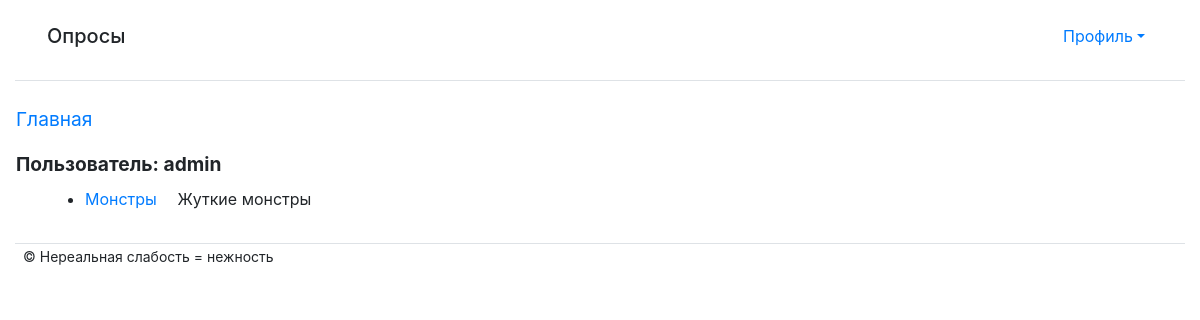
Page /polls/ (signed in) on the committed database.
### polls/models.py (models this page shows, shortened)
class User(AbstractUser):
    name = models.CharField(max_length=200, verbose_name='Имя', blank=False, validators=[
        RegexValidator(
            regex='^[А-Яа-я -]*$',
            message='Имя пользователя должно состоять из кириллицы',
            code='invalid_username'
        ),
    ])
    surname = models.CharField(max_length=200, verbose_name='Фамилия', blank=False, validators=[
        RegexValidator(
            regex='^[А-Яа-я -]*$',
            message='Фамилия пользователя должно состоять из кириллицы',
            code='invalid_username'
        ),
    ])
    username = models.CharField(max_length=200, verbose_name='Логин', unique=True, blank=False, validators=[
        RegexValidator(
            regex='^[A-Za-z -]*$',
            message='Имя пользователя должно состоять только из латиницы',
            code='invalid_username'
        ),
    ])
    avatar = models.ImageField(max_length=200, upload_to=get_name_file, verbose_name='Аватар', blank=False,
                               null=True,
                               validators=[FileExtensionValidator(
                                   allowed_extensions=['png', 'jpg', 'jpeg'])])
    email = models.EmailField(max_length=200, verbose_name='Почта', unique=True, blank=False)
    password = models.CharField(max_length=200, verbose_name='Пароль', blank=False)
    USERNAME_FIELD = 'username'
    class Meta:
        ordering = ['name']

class Question(models.Model):
    question_text = models.CharField(max_length=200, verbose_name='Название опроса')
    pub_date = models.DateTimeField('date published')
    description_question = models.CharField(max_length=200, verbose_name='Краткое описание')
    description_choice = models.CharField(max_length=200, verbose_name='Подробное описание')
    img = models.ImageField(max_length=200, verbose_name='Картинка', upload_to=get_name_file, blank=True, null=True,
                            validators=[FileExtensionValidator(allowed_extensions=['png', 'jpg', 'jpeg'])])

### polls/views.py (the view)
# urls.py: path('', views.IndexView.as_view(), name='index'),
class IndexView(generic.ListView):
    template_name = 'index.html'
    context_object_name = 'latest_question_list'
    def get_queryset(self):
        return Question.objects.order_by('-pub_date')

### polls/templates/index.html (shortened to what this page needs)
{% extends "base.html" %}
{% block content %}
{% if user.is_staff%}
{% if latest_question_list %}
<ul>
    {% for question in latest_question_list %}
    <li><a href="{% url 'polls:detail' question.id %}">{{question.question_text}}</a>&emsp;
        {{question.description_question}}
    </li>
    {% endfor %}
</ul>
{% else %}
<p>
    Нет вопросов!
</p>
{% endif %}
{% endif %}
{% endblock %}

### polls/templates/base.html (shortened to what this page needs)
{% load static %}
{% load bootstrap4 %}
{% load thumbnail %}
<!DOCTYPE html>
<html lang="en">
<head>
    <link rel="stylesheet" type="text/css" href="{% static 'style.css' %}">
    {% bootstrap_css %}
</head>
<body>
<div class="container-fluid">
    <div class="d-flex flex-column flex-md-row p-3 px-md-4 mb-3  bg-white border-bottom box-shadow">
        <h5 class="mr-md-auto p-2">Опросы</h5>
        <div class="nav-item dropdown">
            <a class="nav-link dropdown-toggle" href="#" data-toggle="dropdown" aria-haspopup="true"
               aria-expanded="false">Профиль</a>
        </div>
    </div>
    <div class="row">
        <nav class="col-md-auto nav flex-column">
            <a class="nav-link root" href="{% url 'polls:index'  %}">Главная</a>
            <span class="nav-link root font-weight-bold">
               Пользователь: {{ user.get_username }} <img src="{% thumbnail user.avatar 'default' %}">
           </span>
        </nav>
        <div class="container">
            {% block content %}
            {% endblock %}
        </div>
    </div>
    <footer class="mt-3 border-top">
        <small class="p-2"> &copy; Нереальная слабость = нежность
        </small>
    </footer>
</div>
</body>
</html>

### polls/static/style.css (style rules this page uses)
.root { font-size: larger; }

### rows in the picture
User: get_username "admin"
Question: question_text "Монстры", description_question "Жуткие монстры"
